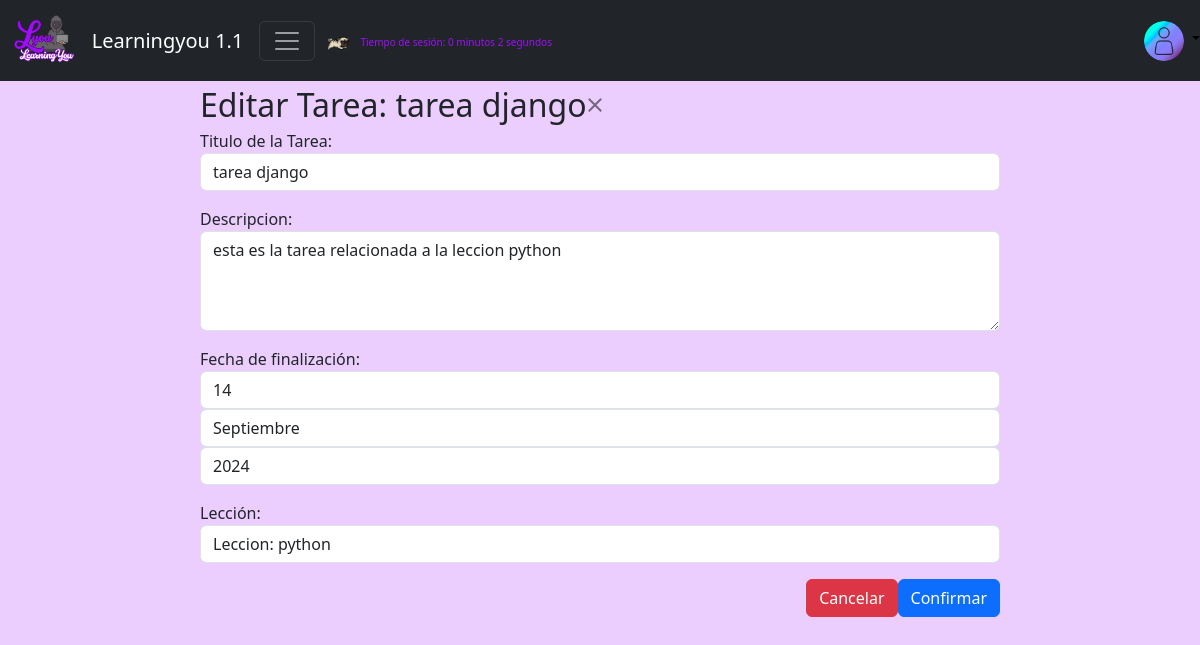
Screenshot of /cohorte/editar_tarea/1/ (signed in) with the database file from the repository.
### apps/cohorte/models.py (models this page shows, shortened)
class Tarea(models.Model):
    id = models.AutoField(primary_key=True)
    titulo = models.CharField('Titulo de la Tarea',max_length=200, blank=False, null=False)
    descripcion = models.CharField('Descripcion',max_length=300, blank=False, null=False)
    fecha_inicio = models.DateField('fecha de inicio', auto_now=True, auto_now_add=False)
    fecha_fin  = models.DateField('Fecha de finalización', blank=False, null=False)
    estado = models.BooleanField("Estado", default = True)
    leccion_id = models.ForeignKey(Leccion, on_delete=models.CASCADE)
    class Meta:
        verbose_name = 'Tarea'
        verbose_name_plural = 'Tareas'
        ordering = ['-id']

class Leccion(models.Model):
    id = models.AutoField(primary_key=True)
    titulo = models.CharField('Titulo de la Lección',max_length=200, blank=False, null=False)
    descripcion = models.CharField('Descripcion',max_length=300, blank=False, null=False)
    fecha_inicio = models.DateField('fecha de inicio', auto_now=True, auto_now_add=False)
    fecha_fin  = models.DateField('Fecha de finalización', blank=False, null=False)
    estado = models.BooleanField("Estado", default = True)
    profesor = models.ForeignKey(Usuario, on_delete=models.CASCADE, related_name='lecciones')
    class Meta:
        verbose_name = 'Leccion'
        verbose_name_plural = 'Lecciones'
        ordering = ['-id']
    def __str__(self):
        return ("Leccion: "+self.titulo)

### apps/cohorte/views.py (the view)
# urls.py: path('editar_tarea/<int:pk>/', login_required(ActualizarTarea.as_view()), name='editar_tarea'),
class ActualizarTarea(UpdateView): #Editar en el front
    model = Tarea
    form_class = TareaForm
    template_name = "cohorte/tarea/tarea.html"
    success_url = reverse_lazy('cohorte:listar_tarea')
    def get_context_data(self, **kwargs): #para enviar datos con el metodo post
        context = super().get_context_data(**kwargs)
        context['tareas'] = self.form_class
        return context

### apps/cohorte/forms.py (shortened to what this page needs)
class TareaForm(forms.ModelForm):
    class Meta:
        model = Tarea
        fields = ['titulo','descripcion','fecha_fin', 'leccion_id']
        labels = {
            'titulo': 'Titulo de la Tarea',
            'descripcion': 'Descripcion',
            'fecha_fin': 'Fecha de finalización',
            'leccion_id': 'Lección'
        }
        widgets = {
            'titulo': forms.TextInput(attrs={'class':'form-control','placeholder':'Indique el titulo de la tarea'}),
            'descripcion': forms.Textarea(attrs={'class':'form-control','placeholder':'Indique una breve descripcion de la tarea','style': 'height: 100px;'}),
            'fecha_fin': forms.SelectDateWidget(attrs={'class':'form-control'}),
            'leccion_id': forms.Select(attrs={'class':'form-control'}),
        }

### apps/usuario/models.py (called while the page is built)
    def __str__(self):
        return self.rol

    @property
    def is_staff(self):
        return self.usuario_administrador

### templates/cohorte/tarea/tarea.html (shortened to what this page needs)
{% extends "index.html" %}
{% block body %}
{% if form.errors %}
<main class="container py-2">
    <div class="alert alert-danger container mt-2">
        <strong>Error de edicion:</strong> Por favor, corrija los errores debajo.
    </div>
    <div class="card card-body bg-light">
        <h2 class="card-title">Edicion de tarea</h2>
        <div class="card-body">
            <form action="{% url 'cohorte:editar_tarea' object.id %}" method="POST">
                {% csrf_token %}
                {{ form.as_p }}
                <div class="card-footer text-center">
                    <a class="btn btn-danger" href="{% url 'cohorte:listar_tarea' %}">Cancelar</a>
                    <button class="btn btn-primary" type="submit">Confirmar</button>
                </div>
            </form>
        </div>
    </div>
</main>
{% else %}
<div class="modal-dialog modal-lg" role="document">
    <div class="modal-content">
        <div class="modal-header">
            <h2 class="modal-title">Editar Tarea: {{object.titulo}}</h2>
            <button type="button" class="btn-close" data-bs-dismiss="modal" aria-label="Close"></button>
        </div>
        <form action="{% url 'cohorte:editar_tarea' object.id %}" method="POST">
            <div class="modal-body">
                {{form.as_p}}
            </div>
            <div class="modal-footer">
                <button class="btn btn-danger" type="button" data-bs-dismiss="modal">Cancelar</button>
                <button class="btn btn-primary" type="submit">Confirmar</button>
            </div>
        </form>
    </div>
</div>
{% endif %}
{% endblock body %}

### static/css/styles.css (style rules this page uses)
.background-image { background-size: cover; background-position: center; background-repeat: no-repeat; }

### rows the page displays
Tarea: titulo "tarea django", descripcion "esta es la tarea relacionada a la leccion python", leccion_id "Leccion: python"
